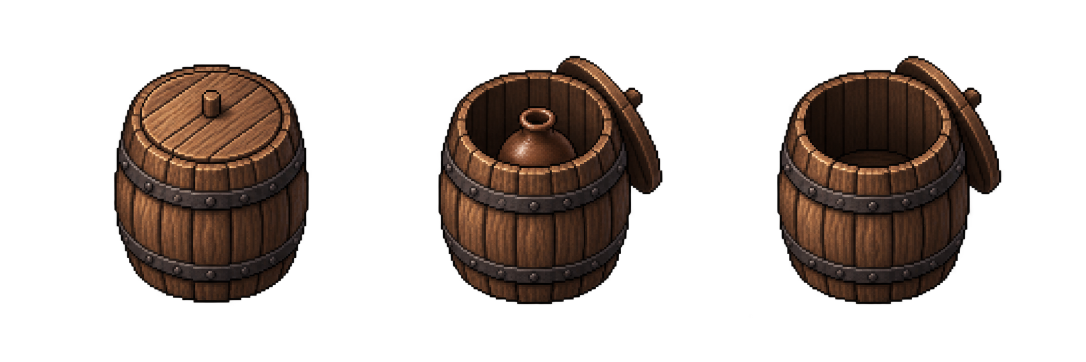
#> input picture art_sources/exploration_containers_v1/wine-barrel.png, 2172 x 724 px, given in place of out.png, which was not available (shown at 1/2 size)
$ python place.py out.png out.png
#> lines starting #> are read from the running program, lines starting #| are printed output that depends on the picture
#!/usr/bin/env python3
"""按队伍页的实际摆法把立绘放到 1280x1072 画布（立绘区 440x370 的比例）：上留 6/370、下留 10/370，按包围盒外扩 8px 等比包含、底对齐、水平居中。
用法：python3 place.py <立绘png/webp> <输出> [--bg 纸色|none]"""
import sys
from PIL import Image
W, H = 1280, 1072
def place(src, bg=(243, 235, 225, 255)):
#> called with src = 'out.png', bg = (243, 235, 225, 255)
    im = Image.open(src).convert('RGBA'); x0, y0, x1, y1 = im.getbbox()
#> in place, im is the input picture: PIL image 2172x724 RGBA; mean R, G, B, A 23, 15, 10.7, 78.5
#> after `x0, y0, x1, y1 = im.getbbox()`: x0 = 95; y0 = 43; x1 = 2150; y1 = 708
    x0, y0 = max(0, x0 - 8), max(0, y0 - 8); x1, y1 = min(im.width, x1 + 8), min(im.height, y1 + 8)
#> after `x0, y0 = (max(0, x0 - 8), max(0, y0 - 8))`: x0 = 87; y0 = 35
#> after `x1, y1 = (min(im.width, x1 + 8), min(im.height, y1 + 8))`: x1 = 2158; y1 = 716
    im = im.crop((x0, y0, x1, y1))
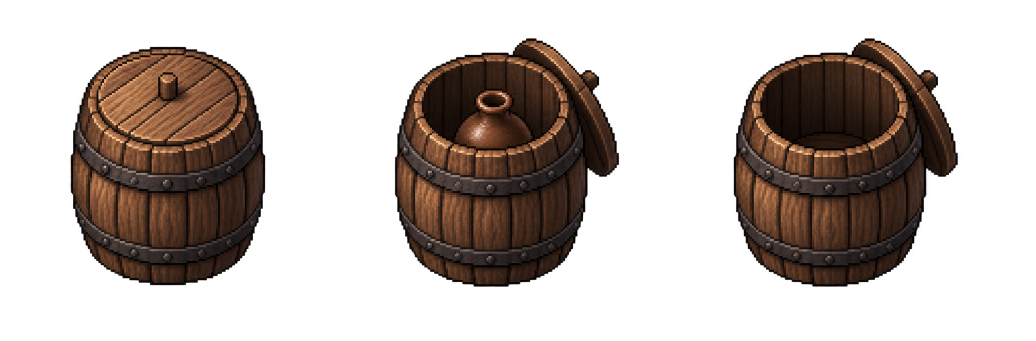
#> im: PIL image 2071x681 RGBA (shown at 1/2 size); mean R, G, B, A 25.6, 16.7, 11.9, 87.5; transparent parts drawn white
    top, bot = round(6 / 370 * H), round(10 / 370 * H); bh = H - top - bot
    k = min(W / im.width, bh / im.height); im = im.resize((round(im.width * k), round(im.height * k)), Image.LANCZOS)
#> after `k = min(W / im.width, bh / im.height)`: k = 0.618
#> after `im = im.resize((round(im.width * k), round(im.height * k)), Image.LANC`:
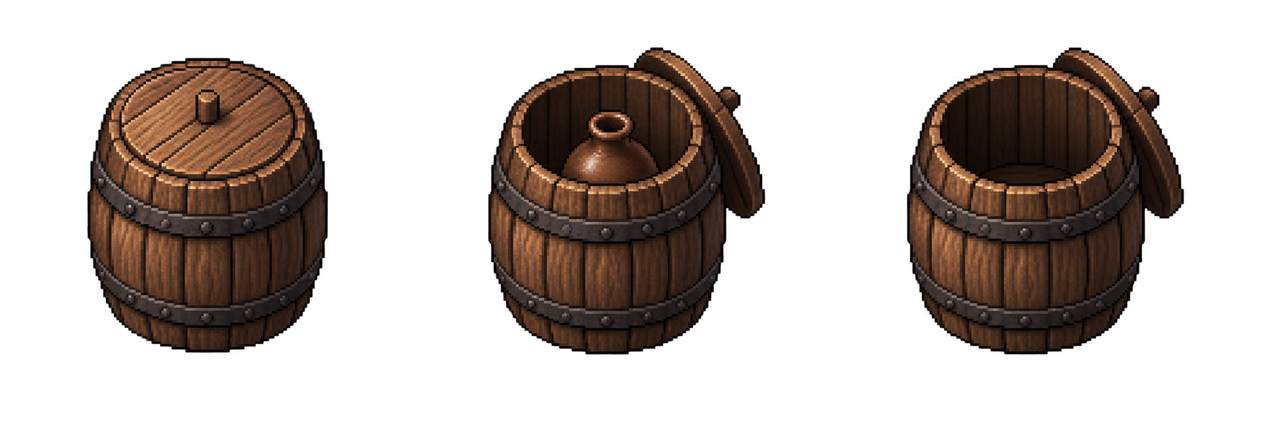
#> im: PIL image 1280x421 RGBA; mean R, G, B, A 25.4, 16.6, 11.8, 87.5; transparent parts drawn white
    can = Image.new('RGBA', (W, H), bg if bg else (0, 0, 0, 0))
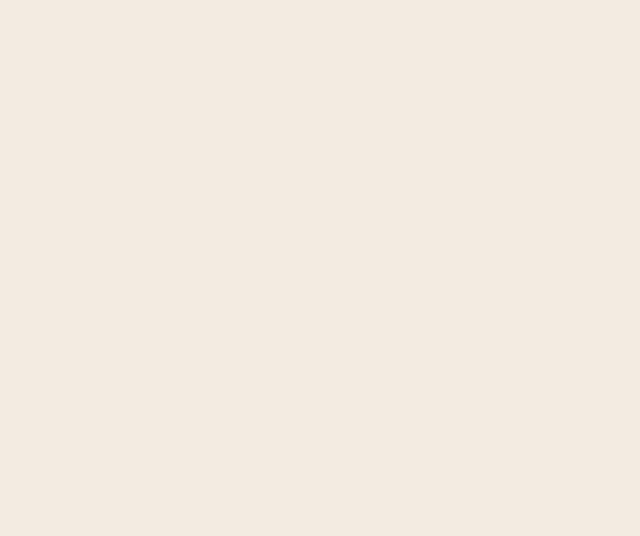
#> can: PIL image 1280x1072 RGBA (shown at 1/2 size); mean R, G, B, A 243, 235, 225, 255
    can.alpha_composite(im, ((W - im.width) // 2, H - bot - im.height))
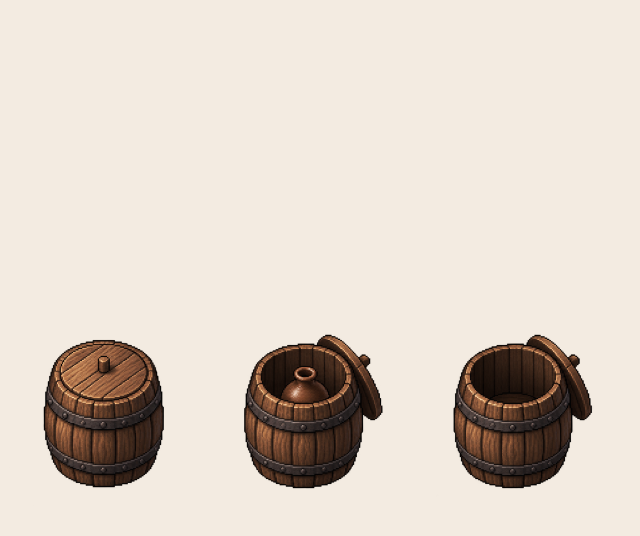
#> can: PIL image 1280x1072 RGBA (shown at 1/2 size); mean R, G, B, A 220, 209.7, 199.2, 255
    return can
if __name__ == '__main__':
    bg = None if '--bg' in sys.argv and sys.argv[sys.argv.index('--bg') + 1] == 'none' else (243, 235, 225, 255)
    place(sys.argv[1], bg).save(sys.argv[2])
